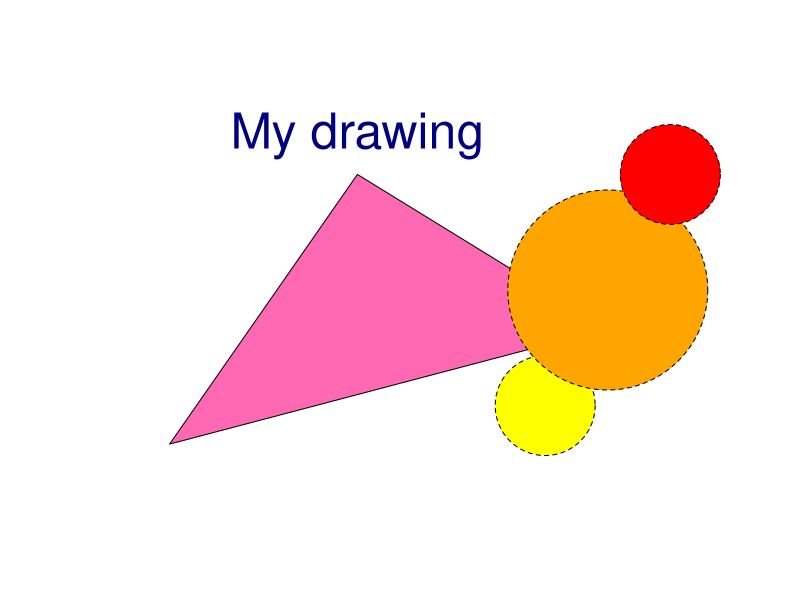
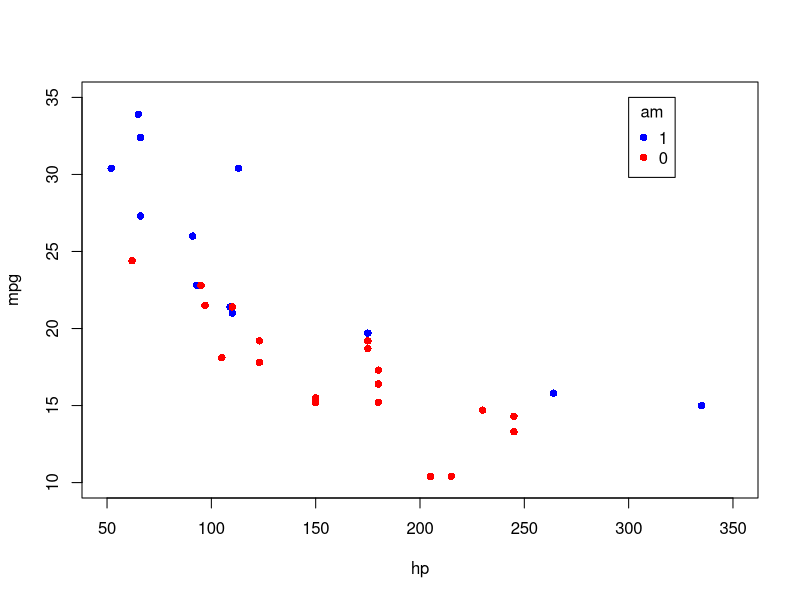
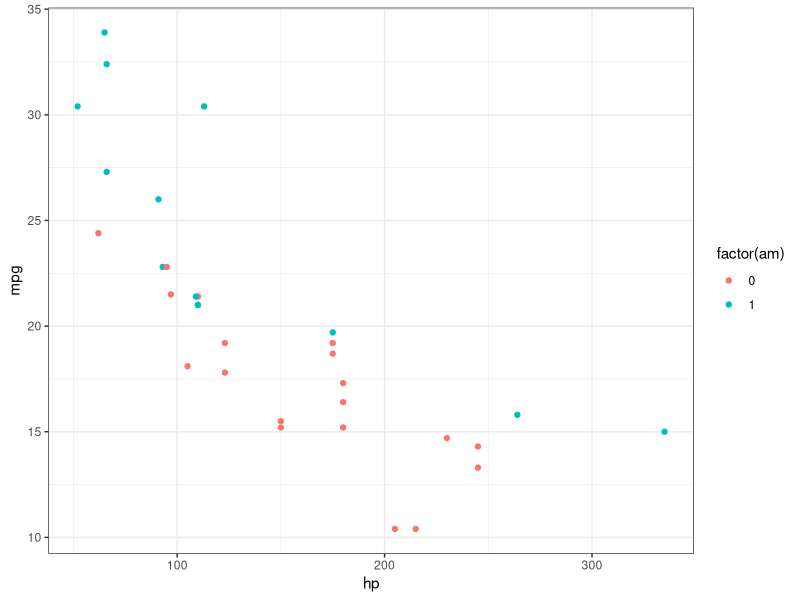
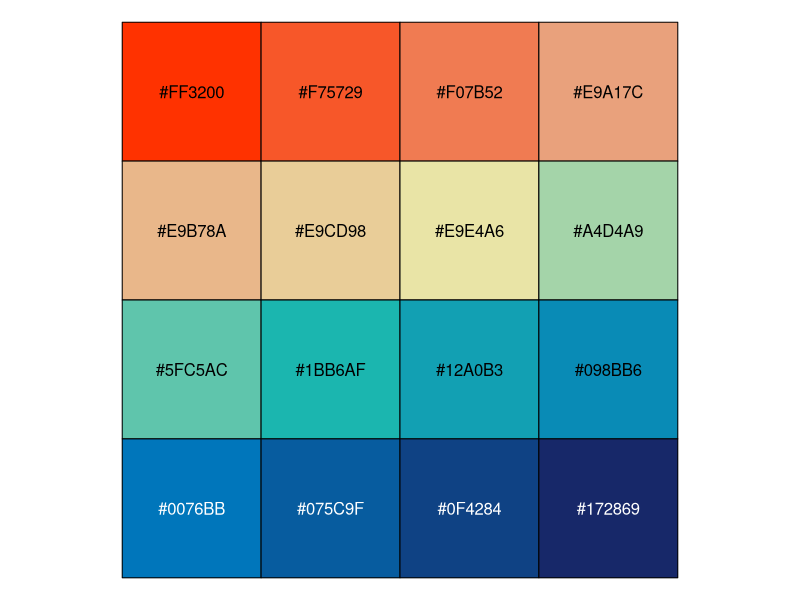
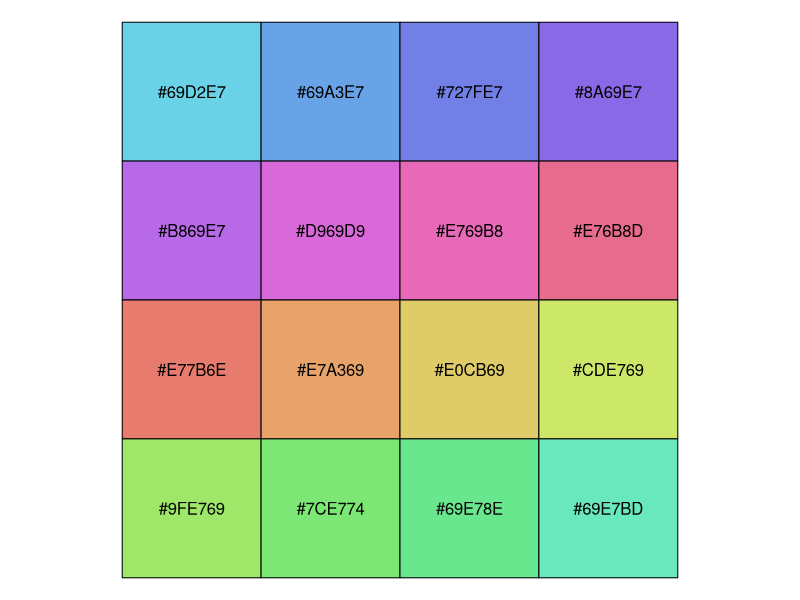

Recreate these plots in R, in order. (Note: this script raises an error after producing the figures.)
## ---- chunk 1
library(grid)
library(lattice)
library(ggplot2)
## ---- chunk 2
# https://jeroen.github.io/uros2018/#23
plot.new()
plot.window(xlim = c(0, 100), ylim = c(0, 100))
polygon(c(10, 40, 80), c(10, 80, 40), col = 'hotpink')
text(40, 90, labels = 'My drawing', col = 'navyblue', cex = 3)
symbols(c(70, 80, 90), c(20, 50, 80), circles = c(10, 20, 10),
        bg = c('yellow', 'orange', 'red'), add = TRUE, lty = 'dashed')
## ---- chunk 3
data(topo, package="MASS")
## ---- chunk 4
plot(mpg ~ hp,
  data = subset(mtcars, am == 1), pch = 16, col = "blue",
  xlim = c(50, 350), ylim = c(10, 35)
)
points(mpg ~ hp,
  col = "red", pch = 16,
  data = subset(mtcars, am == 0)
)
legend(300, 35,
  c("1", "0"),
  title = "am",
  col = c("blue", "red"),
  pch = c(16, 16)
)
## ---- chunk 5
ggplot(mtcars, aes(x = hp, y = mpg, color = factor(am))) +
  geom_point() +
  theme_bw()
## ---- chunk 6
sample(colors(TRUE),20)
## ---- chunk 7
# Colors from https://github.com/johannesbjork/LaCroixColoR
color_pal <- c("#FF3200", "#E9A17C", "#E9E4A6", "#1BB6AF", "#0076BB", "#172869")
n <- 16
more_colors <- (grDevices::colorRampPalette(color_pal))(n)
scales::show_col(colours = more_colors)
## ---- chunk 8
# colors in colortools from http://www.gastonsanchez.com/
fish_pal <- c("#69D2E7", "#6993E7", "#7E69E7", "#BD69E7", 
              "#E769D2", "#E76993", "#E77E69", "#E7BD69", 
              "#D2E769", "#93E769", "#69E77E", "#69E7BD")
more_colors <- (grDevices::colorRampPalette(fish_pal))(n)
scales::show_col(colours = more_colors)
## ---- chunk 9
data(ais, package = 'DAAG')
plot(hg ~ rcc,
  data = ais,
  xlab = expression("Red cell count (" * 10^12 * italic(l)^{
    -1
  } * ")"),
  ylab = expression("Hemaglobin (" * g * dot(" ") * daL^{
    -1
  } * ")")
)
## ---- chunk 10
par(mar=c(4,4,2,1))
x <- seq(-4, 4, len = 101)
y <- cbind(sin(x), cos(x))
matplot(x, y,
  type = "l", xaxt = "n",
  main = expression(paste(
    plain(sin) * phi, "  and  ",
    plain(cos) * phi
  )),
  ylab = expression("sin" * phi, "cos" * phi), # only 1st is taken
  xlab = expression(paste("Phase Angle ", phi)),
  col.main = "blue"
)
axis(1,
  at = c(-pi, -pi / 2, 0, pi / 2, pi),
  labels = expression(-pi, -pi / 2, 0, pi / 2, pi)
)
## ---- chunk 11
names(knitr::knit_engines$get())
## ---- chunk 12
knitr::include_graphics(path = "figures/font_Impact.png")
## ---- chunk 13
# 带有图标题
par(mar = c(4.1, 4.1, 4.5, 1.5), ps = 13, family = "Times")
x <- rnorm(10)
y <- x + rnorm(5, sd = 0.25)
model <- lm(y ~ x)
rsq <- summary(model)$r.squared
rsq <- signif(rsq, 4)
plot(x, y, main = "Hello \\LaTeX!", xlab = "$x$", ylab = "$y$")
abline(model, col = "red")
mtext(paste("Linear model: $R^{2}=", rsq, "$"), line = 0.5)
legend("bottomright", legend = paste("$y = ", round(coef(model)[2], 3),
  "x +", round(coef(model)[1], 3), "$",
  sep = ""
), bty = "n")

plot(x, y, main = "Hello \\LaTeX!", xlab = "$x$", ylab = "$y$")
abline(model, col = "red")
mtext(paste("Linear model: $R^{2}=", rsq, "$"), line = 0.5)
legend("bottomright", legend = paste("$y = ", round(coef(model)[2], 3),
  "x +", round(coef(model)[1], 3), "$",
  sep = ""
), bty = "n")
## ---- chunk 14
x0 <- 2^(-20:10)
nus <- c(0:5, 10, 20)
x <- seq(0, 4, length.out = 501)

plot(x0, x0^-8,
  frame.plot = TRUE,                     # 添加绘图框
  log = "xy",                            # x 和 y 轴都取对数尺度
  axes = FALSE,                          # 去掉坐标轴
  xlab = "$u$", 
  ylab = "$\\mathcal{K}_{\\kappa}(u)$",  # 设置坐标轴标签
  type = "n",                            # 清除绘图区域的内容
  ann = TRUE,                            # 添加标题 x和y轴标签
  panel.first = grid()                   # 添加背景参考线
)

axis(1,
     at = c(1e-08, 1e-06, 1e-04, 1e-02, 1, 1e+02),
     labels = expression(10^-8, 10^-6, 10^-4, 10^-2, 1, 10^2)
)
axis(2,
     at = c(1e-16, 1, 1e+16, 1e+32, 1e+48),
     labels = expression(10^-16, 1, 10^16, 10^32, 10^48), las = 1
)
# 设置线条颜色
cols <- RColorBrewer::brewer.pal(9,name = "Spectral")
# gray.colors(9) terrain.colors(9)  RColorBrewer::brewer.pal(9,name = "Spectral")
for (i in seq(length(nus)))
  lines(x0, besselK(x0, nu = nus[i]), col = cols[i], lwd = 2)
legend("topright",legend = paste0("$\\kappa=", rev(nus),"$"),
       col = rev(cols), lwd = 2, cex = 0.5)

# 数据变化范围太大，因此横纵坐标轴都取了以10为底的对数，数据可以紧凑的在一张图内展示
x <- seq(0, 40, length.out = 801)
x <- x[x > 0]
plot(x, x,frame.plot=TRUE,
     ylim = c(1e-18, 1e11), log = "y", xlab = "$u$", type = "n",  yaxt = "n",
     ylab = "$\\mathcal{K}_{\\kappa}(u)$", ann = TRUE, panel.first = grid()
)
axis(2,
     at = c(1e-19, 1e-12, 1e-05, 1e+02, 1e+09),
     labels = expression(10^-19, 10^-12, 10^-5, 10^2, 10^9), las = 1
)

for (i in seq(length(nus)))
  lines(x, besselK(x, nu = nus[i]), col = cols[i], lwd = 2)
legend("topright", legend = paste0("$\\kappa=", rev(nus),"$"), 
       col = rev(cols), lwd = 2, cex = 0.5)
